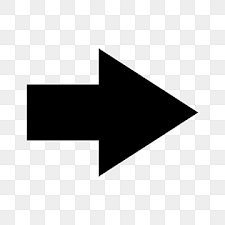
#> input picture arrow.jpg, 225 x 225 px
$ python hard_2.py
#> lines starting #> are read from the running program, lines starting #| are printed output that depends on the picture; after the words box and inside, x2 and y2 are one past the last pixel; in counts of white or black regions, pixels touching at a corner belong together
import cv2
import math
import numpy as np

def detect_arrow(image_path):
	# Read the image
#> called with image_path = 'arrow.jpg'
	image = cv2.imread(image_path)
#> image is the input picture: shape (225, 225, 3); min 0, max 255, mean 195.7
	gray = cv2.cvtColor(image, cv2.COLOR_BGR2GRAY)

	# Apply Gaussian Blur to reduce noise
	blurred = cv2.GaussianBlur(gray, (5, 5), 0)
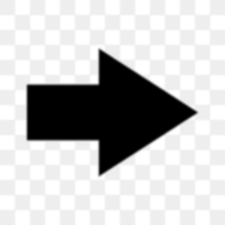
#> blurred: shape (225, 225); min 0, max 255, mean 195.7

	# Perform edge detection using Canny
	edges = cv2.Canny(blurred, 50, 150)
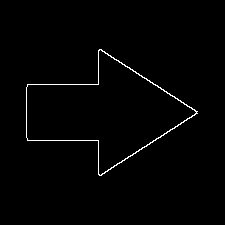
#> edges: shape (225, 225); 1.2% white in thin lines or dots, all inside (x1, y1, x2, y2) = (26, 49, 198, 176)

	# Find contours
	contours, _ = cv2.findContours(edges, cv2.RETR_TREE, cv2.CHAIN_APPROX_SIMPLE)
#> contours = 2 contours; box (x1, y1, x2, y2) and area: (26, 49, 198, 176) 10473, (26, 49, 197, 176) 10342

	for cnt in contours:
		approx = cv2.approxPolyDP(cnt, 0.02 * cv2.arcLength(cnt, True), True)

		if len(approx) == 7:  # Arrows typically have 7 sides
			cv2.drawContours(image, [approx], 0, (0, 255, 0), 3)
			print("Arrow detected!")

			# Calculate bounding box
			x, y, w, h = cv2.boundingRect(approx)
			perceived_width = max(w, h)

			# Find distance (Function to be implemented)
			distance = find_distance(perceived_width)
			print(f"Estimated Distance: {distance:.2f} cm")
#> this loop made 2 passes
#> (x, y, w, h, perceived_width, w_px in find_distance, h_px in find_distance, fov_deg in find_distance) on passes 1 to 2: (26, 49, 172, 127, 172, 1280, 720, 55), (26, 49, 171, 127, 171, 1280, 720, 55)
#| Arrow detected!
#| Estimated Distance: 139.42 cm
#| Arrow detected!
#| Estimated Distance: 140.23 cm
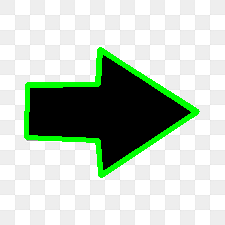
#> image: shape (225, 225, 3); 5.24% of pixels changed, all inside (x1, y1, x2, y2) = (24, 47, 200, 178)

	# Show the result
	cv2.imshow('Detected Arrow', image)
	cv2.waitKey(0)
	cv2.destroyAllWindows()

def find_distance(perceived_width):

    # 1. Webcam Specifications
	w_px = 1280      # Resolution Width [cite: 201]
	h_px = 720       # Resolution Height [cite: 202]
	fov_deg = 55     # Diagonal FOV in degrees [cite: 202]
	real_width = 17.0 # Actual width of the arrow in cm

	# Avoid division by zero if no contour/width is detected
	if perceived_width <= 0:
		return 0.0

	# 2. Calculate the diagonal resolution of the image in pixels
	diagonal_px = math.sqrt(w_px**2 + h_px**2)

	# 3. Calculate Focal Length (F) in pixels
	# Math library requires angles in radians for trigonometric functions
	fov_rad = math.radians(fov_deg)
	focal_length_px = diagonal_px / (2 * math.tan(fov_rad / 2))

	# 4. Apply the Pinhole Camera Distance Equation
	distance_cm = (real_width * focal_length_px) / perceived_width

	return distance_cm

# Provide the path to your image
image_path = 'arrow.jpg'
detect_arrow(image_path)
